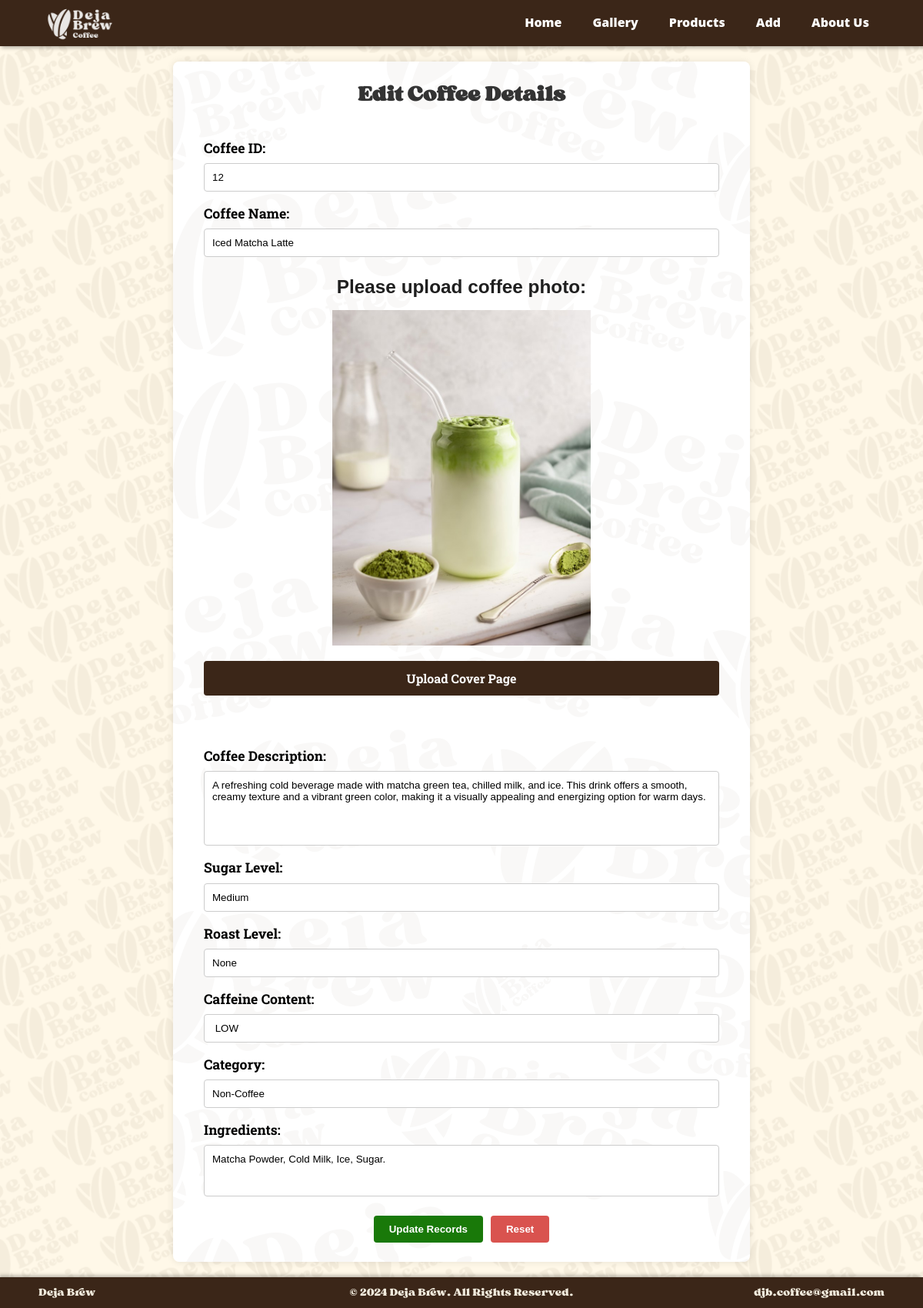
/index.php?command=editBooks&coffee_id=12, run on the app's committed database.
### tables this page shows
CREATE TABLE `coffees` (
  `coffee_id` int(11) NOT NULL,
  `name` varchar(255) NOT NULL,
  `description` text DEFAULT NULL,
  `sugar_level` varchar(100) DEFAULT NULL,
  `roast_level` varchar(100) DEFAULT NULL,
  `caffeine_content` varchar(50) DEFAULT NULL,
  `category` enum('Coffee','Non-Coffee','Fruit Infusions And Smoothies','Pastry') NOT NULL,
  `ingredients` text DEFAULT NULL,
  `images` text NOT NULL
);

### model.php (called while the page is built, shortened)
<?php
class Model
{
	public $db=null;
	function __construct()
	{
		try
		{
			$this->db = new mysqli('localhost', 'root', '', 'dejadb');
		}
		catch(mysqli_sql_exception $e)
		{
			exit('Database connection could not be established.');
		}
	}
	public function searchBook($coffee_id)
		{
			$data = array();
			$queryGetCoffee = mysqli_query($this->db,"SELECT * from coffees where coffee_id='".$coffee_id."'");
			while($getRow=mysqli_fetch_object($queryGetCoffee))
			{
			$data[] = $getRow;
			}
			return $data;
		}
}
?>

### html/edit.php (the view, shortened to what this page needs)
<!DOCTYPE html>
<html lang="en">
<head>
    <link rel="stylesheet" href="css/edit.css">
</head>
<body>
    <section class="editPage">
        <form action='index.php?command=updateRec' method='post' enctype='multipart/form-data' class="edit-form">
            <h2>Edit Coffee Details</h2>
            <label for="coffee-id">Coffee ID:</label>
            <input type='text' name='ID' id="coffee-id" value='<?php echo $coffeeRecord[0]->coffee_id ?>' readonly>
            <label for="coffee-name">Coffee Name:</label>
            <input type='text' name='Name' id="coffee-name" value='<?php echo $coffeeRecord[0]->name ?>'>
            <div class="image-preview-section">
                <h3>Please upload coffee photo:</h3>
                <img src='<?php echo $coffeeRecord[0]->images ?>' id="previewImage" alt='Coffee Image' class="preview-image">
            </div>
            <label for="fileToUpload" class="custom-file-button">Upload Cover Page</label>
            <label for="description">Coffee Description:</label>
            <textarea name='Description' id="description" cols="45" rows="5"><?php echo $coffeeRecord[0]->description ?></textarea>
            <label for="sugar-level">Sugar Level:</label>
            <input type='text' name='Sugar' id="sugar-level" value='<?php echo $coffeeRecord[0]->sugar_level ?>'>
            <label for="roast-level">Roast Level:</label>
            <input type='text' name='Roast' id="roast-level" value='<?php echo $coffeeRecord[0]->roast_level ?>'>
            <label for="caffeine-content">Caffeine Content:</label>
            <input type='text' name='Caffeine' id="caffeine-content" value='<?php echo $coffeeRecord[0]->caffeine_content ?>'>
            <label for="category">Category:</label>
            <input type='text' name='Category' id="category" value='<?php echo $coffeeRecord[0]->category ?>'>
            <label for="ingredients">Ingredients:</label>
            <textarea name='Ingredients' id="ingredients" cols="45" rows="3"><?php echo $coffeeRecord[0]->ingredients ?></textarea>
            <div class="form-buttons">
                <input type='submit' value='Update Records' name='saveRecords'>
                <input type='reset' value='Reset'>
            </div>
        </form>
    </section>
</body>
</html>

### css/header-footer.css (style rules this page uses)
* { margin: 0; padding: 0; box-sizing: border-box; }
html { scroll-behavior: smooth; }
body { font-family: 'Sergio Trendy', sans-serif; line-height: 1.6; padding-top: 60px; padding-bottom: 40px; background-color: #ffffff; scroll-snap-type: y mandatory; overflow-y: scroll; }
.Header { display: flex; justify-content: space-between; align-items: center; padding: 0 50px; background-color: #3b2618; box-shadow: 2px 2px 5px rgba(0, 0, 0, 0.3); position: fixed; top: 0; width: 100%; height: 60px; z-index: 100; }
.brand_logo { max-height: 110px; margin-right: auto; display: block; }
.header_button { display: flex; height: 100%; transition: max-height 0.5s ease-in-out; overflow: hidden; }
.header_button a { background: none; font-family: 'Open Sans ExtraBold', sans-serif; color: #ffffff; text-decoration: none; padding: 0 20px; height: 100%; cursor: pointer; font-size: 16px; display: flex; align-items: center; transition: background-color 0.4s ease; }
.Footer { display: flex; justify-content: space-between; align-items: center; padding: 0 50px; background-color: #3b2618; box-shadow: -2px -2px 5px rgba(0, 0, 0, 0.3); position: fixed; bottom: 0; width: 100%; height: 40px; z-index: 100; color: #EFE9DB; font-size: 14px; }
.footer_left, .footer_center, .footer_right { flex: 1; text-align: center; font-family: "Sergio Trendy"; }
.footer_left { text-align: left; }
.footer_right { text-align: right; }

### css/edit.css (style rules this page uses)
* { margin: 0; padding: 0; box-sizing: border-box; font-family: Arial, sans-serif; }
.editPage { display: flex; justify-content: center; align-items: center; padding: 20px; min-height: 100vh; background-image: url("../images/djb_productD.png"); background-size: auto; background-attachment: fixed; background-position: center center; }
.edit-form { background-image: url("../images/DejaForm.png"); color: white; padding: 20px 40px; width: 750px; border-radius: 8px; box-shadow: 0 0 10px rgba(0, 0, 0, 0.1); text-align: center; display: flex; flex-direction: column; align-items: center; }
.edit-form h2 { font-family: "Sergio Trendy"; font-size: 1.7rem; color: #333; margin-bottom: 20px; text-align: center; }
label { display: block; text-align: left; font-family: "Roboto Slab"; font-weight: bold; font-size: 1.1rem; margin-top: 15px; margin-top: 15px; color: #000000; width: 100%; }
.edit-form input[type="text"], .edit-form textarea { width: 100%; padding: 10px; margin-top: 5px; border: 1px solid #ccc; border-radius: 4px; }
.edit-form textarea { resize: none; }
.image-preview-section { text-align: center; margin-top: 20px; color: #1f1f1f; font-size: 1.3rem; }
.preview-image { width: 336px; height: 436px; object-fit: cover; margin: 10px 0; display: block; }
.custom-file-button { display: inline-block; text-align: center; font-size: 1rem; padding: 10px 20px; width: 100%; cursor: pointer; background-color: #3b2618; color: #fff; border-radius: 4px; margin-top: 10px; margin-bottom: 50px; transition: background 0.3s ease; }
.form-buttons { display: flex; justify-content: center; margin-top: 20px; }
.form-buttons input[type="submit"], .form-buttons input[type="reset"] { padding: 10px 20px; border: none; border-radius: 4px; color: #fff; cursor: pointer; transition: background 0.3s ease; font-weight: bold; margin: 5px; }
.form-buttons input[type="submit"] { background-color: #197909; }
.form-buttons input[type="reset"] { background-color: #d9534f; }

### data on the page
coffees: ID "12", Name "Iced Matcha Latte", images (picture), Description "A refreshing cold beverage made with matcha green tea, chilled milk, and ice. This drink offers a smooth, creamy texture and a vibrant green color, making it a visually appealing and energizing option for warm days.", Sugar "Medium", Roast "None", Caffeine "LOW", Category "Non-Coffee", Ingredients "Matcha Powder, Cold Milk, Ice, Sugar."
